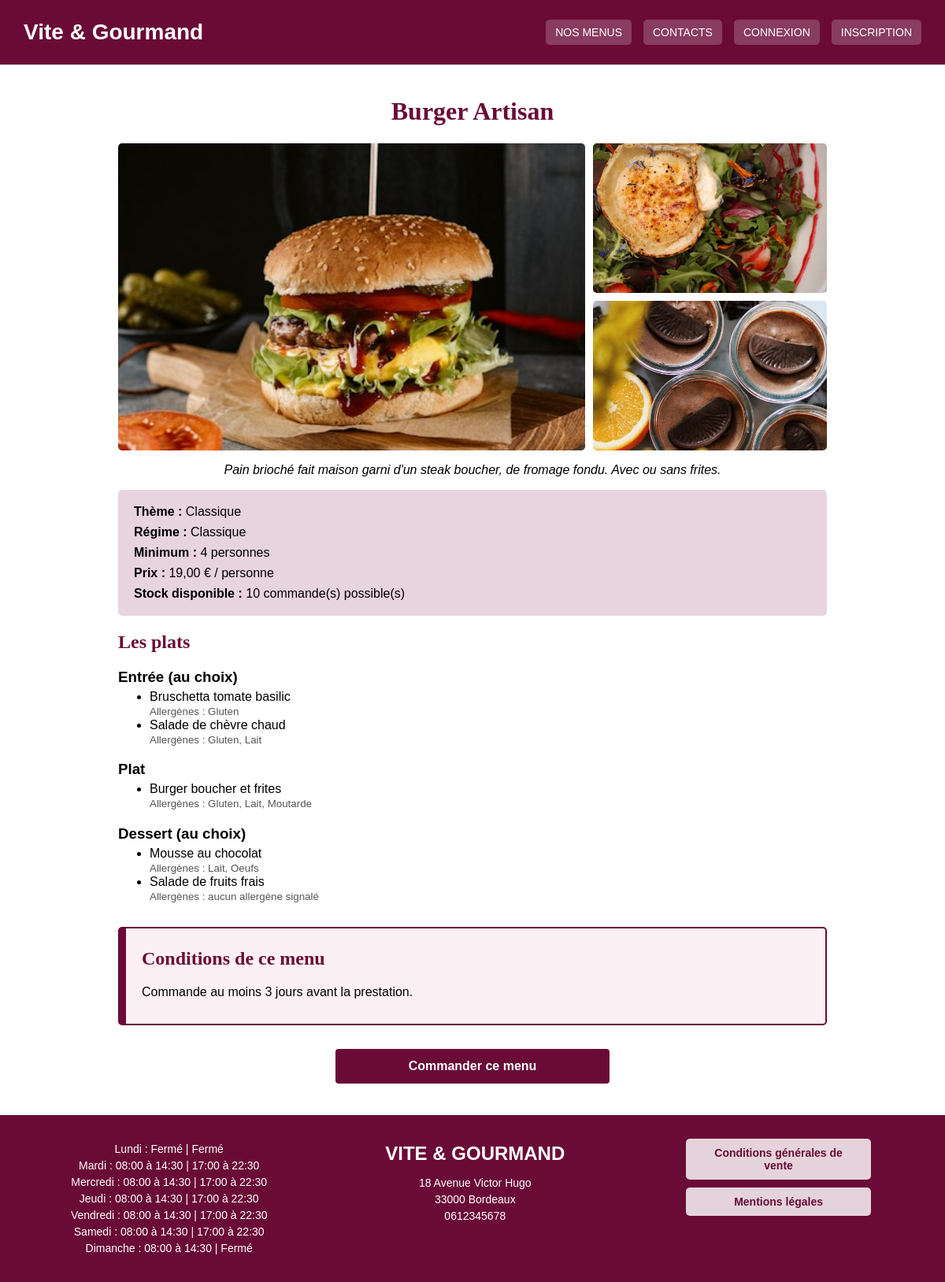
Screenshot of /detail_menu.php?id=1 with the database file from the repository.
### tables this page shows
CREATE TABLE menu (
id INT AUTO_INCREMENT PRIMARY KEY,
titre VARCHAR(100) NOT NULL,
description TEXT NOT NULL,
nombre_personne_minimum INT NOT NULL,
prix_par_personne DECIMAL(10,2) NOT NULL,
quantite_restante INT NOT NULL DEFAULT 0,
conditions TEXT,
image_url VARCHAR(255),
theme_id INT NOT NULL,
regime_id INT NOT NULL,
FOREIGN KEY (theme_id) REFERENCES theme(id),
FOREIGN KEY (regime_id) REFERENCES regime(id)
);

CREATE TABLE image_menu (
id INT AUTO_INCREMENT PRIMARY KEY,
menu_id INT NOT NULL,
chemin VARCHAR(255) NOT NULL,
texte_alternatif VARCHAR(255) NOT NULL,
FOREIGN KEY (menu_id) REFERENCES menu(id)
);

CREATE TABLE theme (
id INT AUTO_INCREMENT PRIMARY KEY,
libelle VARCHAR(50) NOT NULL
);

CREATE TABLE regime (
id INT AUTO_INCREMENT PRIMARY KEY,
libelle VARCHAR(50) NOT NULL
);

CREATE TABLE plat (
id INT AUTO_INCREMENT PRIMARY KEY,
titre_plat VARCHAR(100) NOT NULL,
type_plat VARCHAR(20) NOT NULL,
photo_url VARCHAR(255)
);

CREATE TABLE horaires (
    id INT AUTO_INCREMENT PRIMARY KEY,
    jour VARCHAR(20) NOT NULL,
    ouverture_matin TIME,
    fermeture_matin TIME,
    ouverture_soir TIME,
    fermeture_soir TIME,
    est_ferme BOOLEAN DEFAULT FALSE
);

### includes/Menus.php (called while the page is built, shortened)
<?php
class Menus {
    private $pdo;
    public function __construct($pdo) {
        $this->pdo = $pdo;
    }
    public function trouver_par_id($id) {
        $sql = "SELECT menu.*, theme.libelle AS theme, regime.libelle AS regime
                FROM menu
                JOIN theme ON menu.theme_id = theme.id
                JOIN regime ON menu.regime_id = regime.id
                WHERE menu.id = :id";
        $requete = $this->pdo->prepare($sql);
        $requete->execute(['id' => $id]);
        return $requete->fetch(PDO::FETCH_ASSOC);
    }
    public function trouver_plats($menu_id) {
        $sql = "SELECT plat.id, plat.titre_plat, plat.type_plat, plat.photo_url,
                       GROUP_CONCAT(allergene.libelle ORDER BY allergene.libelle SEPARATOR ', ') AS allergenes
                FROM menu_plat
                JOIN plat ON menu_plat.plat_id = plat.id
                LEFT JOIN plat_allergene ON plat_allergene.plat_id = plat.id
                LEFT JOIN allergene ON plat_allergene.allergene_id = allergene.id
                WHERE menu_plat.menu_id = :menu_id
                GROUP BY plat.id, plat.titre_plat, plat.type_plat, plat.photo_url
                ORDER BY plat.titre_plat";
        $requete = $this->pdo->prepare($sql);
        $requete->execute(['menu_id' => $menu_id]);
        return $requete->fetchAll(PDO::FETCH_ASSOC);
    }
    public function trouver_images($menu_id) {
        $sql = "SELECT chemin, texte_alternatif FROM image_menu WHERE menu_id = :menu_id ORDER BY id";
        $requete = $this->pdo->prepare($sql);
        $requete->execute(['menu_id' => $menu_id]);
        return $requete->fetchAll(PDO::FETCH_ASSOC);
    }
}

### detail_menu.php (the view, shortened to what this page needs)
<?php
require_once 'includes/db.php';
require_once 'includes/Menus.php';
$id = 0;
if (isset($_GET['id']) && ctype_digit($_GET['id'])) {
    $id = (int) $_GET['id'];
}
$menu = false;
if ($id > 0) {
    $modele_menus = new Menus($pdo);
    $menu = $modele_menus->trouver_par_id($id);
    $plats = $modele_menus->trouver_plats($id);
    $images = $modele_menus->trouver_images($id);
}
?>
<!DOCTYPE html>
<html lang="fr">
<head>
    <link rel="stylesheet" href="css/style.css">
</head>
<body>
<?php include_once 'includes/header.php'; ?>
<main class="page-detail-menu">
<?php if (!$menu) { ?>
    <h1>Menu introuvable</h1>
    <p>Ce menu n'existe pas ou n'est plus proposé.</p>
    <a href="menus.php">Retour à tous les menus</a>
<?php } else { ?>
    <h1><?php echo htmlspecialchars($menu['titre']); ?></h1>
           <div class="galerie-menu">
        <img src="<?php echo htmlspecialchars($menu['image_url']); ?>" alt="Menu <?php echo htmlspecialchars($menu['titre']); ?>">
        <?php foreach ($images as $une_image) { ?>
            <img src="<?php echo htmlspecialchars($une_image['chemin']); ?>" alt="<?php echo htmlspecialchars($une_image['texte_alternatif']); ?>">
        <?php } ?>
    </div>
    <p class="description-detail-menu"><?php echo htmlspecialchars($menu['description']); ?></p>
    <ul class="infos-detail-menu">
        <li><strong>Thème :</strong> <?php echo htmlspecialchars($menu['theme']); ?></li>
        <li><strong>Régime :</strong> <?php echo htmlspecialchars($menu['regime']); ?></li>
        <li><strong>Minimum :</strong> <?php echo $menu['nombre_personne_minimum']; ?> personnes</li>
        <li><strong>Prix :</strong> <?php echo number_format($menu['prix_par_personne'], 2, ',', ' '); ?> € / personne</li>
        <li><strong>Stock disponible :</strong>
            <?php if ($menu['quantite_restante'] > 0) { ?>
                <?php echo $menu['quantite_restante']; ?> commande(s) possible(s)
            <?php } else { ?>
                plus disponible pour le moment
            <?php } ?>
        </li>
    </ul>
    <section class="plats-menu" aria-labelledby="titre-plats">
        <h2 id="titre-plats">Les plats</h2>
        <?php foreach (['Entrée', 'Plat', 'Dessert'] as $type) { ?>
            <?php
            $plats_du_type = [];
            foreach ($plats as $un_plat) {
                if ($un_plat['type_plat'] == $type) {
                    $plats_du_type[] = $un_plat;
                }
            }
            ?>
            <?php if (count($plats_du_type) > 0) { ?>
                <h3><?php echo $type; ?><?php if (count($plats_du_type) > 1) { echo ' (au choix)'; } ?></h3>
                <ul>
                    <?php foreach ($plats_du_type as $un_plat) { ?>
                        <li>
                            <?php echo htmlspecialchars($un_plat['titre_plat']); ?><br>
                            <small>Allergènes :
                                <?php if (!empty($un_plat['allergenes'])) { echo htmlspecialchars($un_plat['allergenes']); } else { echo 'aucun allergène signalé'; } ?>
                            </small>
                        </li>
                    <?php } ?>
                </ul>
            <?php } ?>
        <?php } ?>
    </section>
    <section class="conditions-menu" aria-labelledby="titre-conditions">
        <h2 id="titre-conditions">Conditions de ce menu</h2>
        <?php if (!empty($menu['conditions'])) { ?>
            <p><?php echo nl2br(htmlspecialchars($menu['conditions'])); ?></p>
        <?php } else { ?>
            <p>Aucune condition particulière.</p>
        <?php } ?>
    </section>
        <?php if ($menu['quantite_restante'] > 0 && (!isset($_SESSION['role']) || $_SESSION['role'] == 'utilisateur')) { ?>
        <a href="commander.php?menu=<?php echo $menu['id']; ?>" class="bouton-principal">Commander ce menu</a>
    <?php } ?>
<?php } ?>
</main>
<?php include_once 'includes/footer.php'; ?>
</body>
</html>

### includes/footer.php (shortened to what this page needs)
<?php
$sql = "SELECT * FROM horaires";
$requete = $pdo->query($sql);
$horaires = $requete->fetchAll(PDO::FETCH_ASSOC);
?>
<footer class="pied-de-page">
    <div class="footer-horaires">
      <?php foreach ($horaires as $ligne) {
    if ($ligne['ouverture_matin'] == null) {
        $matin = "Fermé";
    } else {
        $matin = substr($ligne['ouverture_matin'], 0, 5) . ' à ' . substr($ligne['fermeture_matin'], 0, 5);
    }
    if ($ligne['ouverture_soir'] == null) {
        $soir = "Fermé";
    } else {
        $soir = substr($ligne['ouverture_soir'], 0, 5) . ' à ' . substr($ligne['fermeture_soir'], 0, 5);
    }
?>
    <p>
        <?php echo $ligne['jour']; ?> : <?php echo $matin; ?> | <?php echo $soir; ?>
    </p>
<?php } ?>
    </div>
    <div class="footer-contact">
        <p class="footer-titre">VITE & GOURMAND</p>
        <p>18 Avenue Victor Hugo</p>
        <p>33000 Bordeaux</p>
        <p>0612345678</p>
    </div>
    <div class="footer-liens">
        <a href="cgv.php">Conditions générales de vente</a>
        <a href="mentions_legales.php">Mentions légales</a>
    </div>
</footer>

### css/style.css (style rules this page uses)
body { margin: 0; font-family: Arial, sans-serif; }
.pied-de-page { background-color: #6a0b37; color: white; display: flex; flex-direction: column; padding: 30px; gap: 30px; text-align: center; font-size: 14px; }
.footer-horaires p, .footer-contact p { margin: 5px 0; }
.footer-titre { font-size: 24px; font-weight: bold; margin-bottom: 15px !important; }
.footer-liens { display: flex; flex-direction: column; gap: 10px; align-items: center; }
.footer-liens a { color: #6a0b37; background-color: #e5d3dc; padding: 10px 20px; text-decoration: none; border-radius: 5px; font-weight: bold; width: 80%; text-align: center; }
@media (min-width: 768px) { .pied-de-page { flex-direction: row; justify-content: space-around; align-items: flex-start; text-align: center; } }
.bouton-principal { display: inline-block; background-color: #6a0b37; color: #ffffff; padding: 0.8rem 1.5rem; border-radius: 4px; text-decoration: none; font-weight: bold; margin-top: 0.5rem; }
.page-detail-menu { max-width: 900px; margin: 0 auto; padding: 20px 15px; }
.page-detail-menu h1 { color: #6a0b37; font-family: Georgia, serif; text-align: center; }
.galerie-menu { display: grid; grid-template-columns: 1fr 1fr; gap: 10px; }
.galerie-menu img { width: 100%; height: 160px; object-fit: cover; border-radius: 5px; display: block; }
.galerie-menu img:first-child { grid-column: 1 / -1; height: 250px; }
@media (min-width: 768px) { .galerie-menu { grid-template-columns: 2fr 1fr; grid-auto-rows: 190px; } }
@media (min-width: 768px) { .galerie-menu img { height: 100%; } }
@media (min-width: 768px) { .galerie-menu img:first-child { grid-column: auto; grid-row: span 2; height: 100%; } }
.description-detail-menu { font-style: italic; text-align: center; }
.infos-detail-menu { list-style: none; padding: 15px 20px; background-color: #e8d4df; border-radius: 5px; }
.infos-detail-menu li { padding: 4px 0; }
.plats-menu h2, .conditions-menu h2 { color: #6a0b37; font-family: Georgia, serif; }
.plats-menu h3 { margin-bottom: 5px; }
.plats-menu ul { margin-top: 0; }
.plats-menu small { color: #555555; }
.conditions-menu { background-color: #fdf0f5; border: 2px solid #6a0b37; border-left-width: 10px; border-radius: 5px; padding: 5px 20px 15px; margin: 30px 0; }
.page-detail-menu .bouton-principal { display: block; max-width: 300px; margin: 20px auto; text-align: center; }

### rows the page displays
menu: titre "Burger Artisan", image_url (picture), description "Pain brioché fait maison garni d'un steak boucher, de fromage fondu. Avec ou sans frites.", theme.libelle "Classique", regime.libelle "Classique", nombre_personne_minimum "4", prix_par_personne "19,00", quantite_restante "10", conditions "Commande au moins 3 jours avant la prestation."
image_menu: chemin (picture)
image_menu: chemin (picture)
plat: titre_plat "Bruschetta tomate basilic", allergenes "Gluten"
plat: titre_plat "Salade de chèvre chaud", allergenes "Gluten, Lait"
plat: titre_plat "Burger boucher et frites", allergenes "Gluten, Lait, Moutarde"
plat: titre_plat "Mousse au chocolat", allergenes "Lait, Oeufs"
plat: titre_plat "Salade de fruits frais", shows "aucun allergène signalé"
horaires: jour "Lundi", ouverture_matin "Fermé", ouverture_soir "Fermé"
horaires: jour "Mardi", matin "08:00 à 14:30", soir "17:00 à 22:30"
horaires: jour "Mercredi", matin "08:00 à 14:30", soir "17:00 à 22:30"
horaires: jour "Jeudi", matin "08:00 à 14:30", soir "17:00 à 22:30"
horaires: jour "Vendredi", matin "08:00 à 14:30", soir "17:00 à 22:30"
horaires: jour "Samedi", matin "08:00 à 14:30", soir "17:00 à 22:30"
horaires: jour "Dimanche", matin "08:00 à 14:30", ouverture_soir "Fermé"

### other values shown
$type "Entrée"
$type "Plat"
$type "Dessert"
